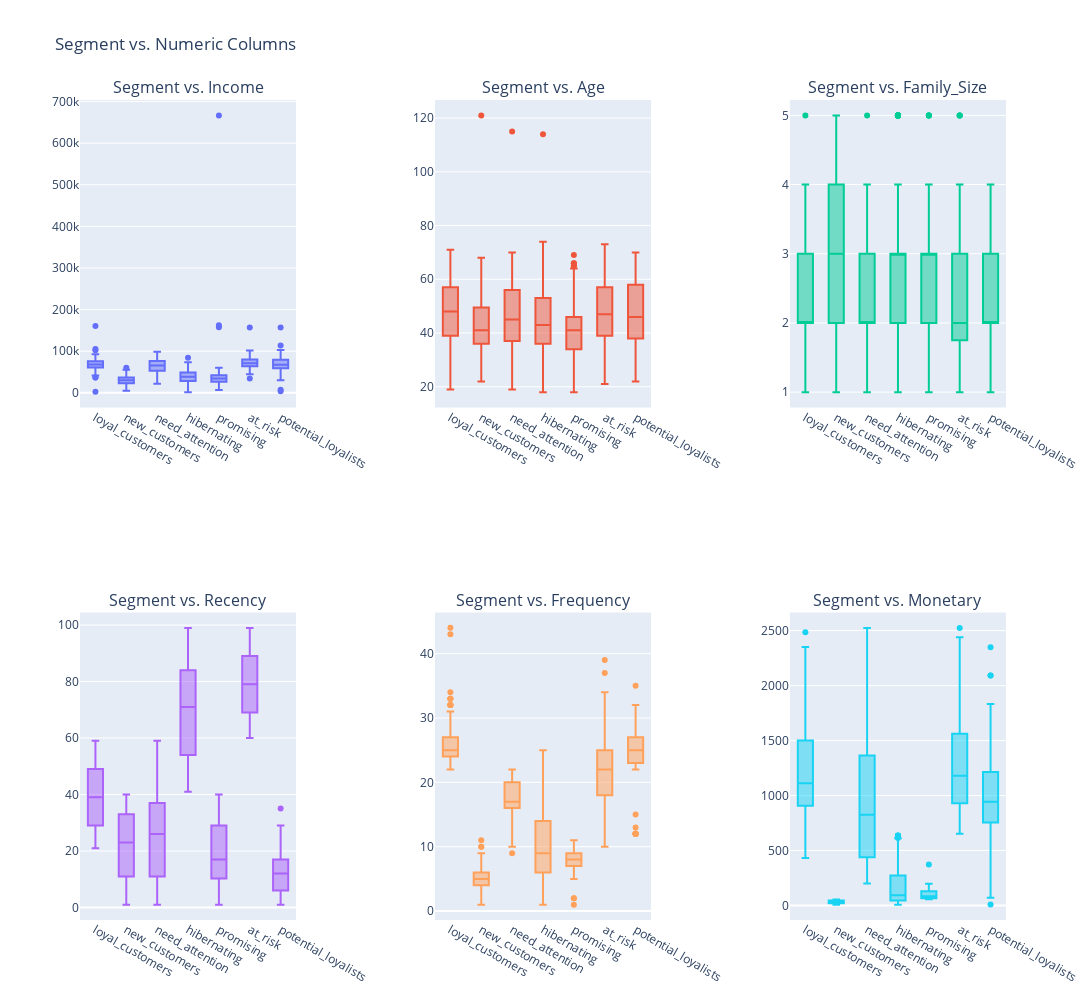

Write notebook code for a chart like this one.
### Code cell
columns = ["Income", "Age", "Family_Size", "Recency", "Frequency", "Monetary"]

fig = make_subplots(rows=2, cols=3, subplot_titles=[f'Segment vs. {column}' for column in columns], horizontal_spacing=0.15)

for i, column in enumerate(columns):
    row = i // 3 + 1
    col = i % 3 + 1
    trace = go.Box(y=df[column], x=df["Segment"], name=f'Segment vs. {column}')
    fig.add_trace(trace, row=row, col=col)
fig.update_layout(
    showlegend=False,
    height=1000,
    width=1500,
    title_text="Segment vs. Numeric Columns",
)

fig.show()

### Figure 1 — Plotly figure (JSON) as saved in the notebook; plotly's stock layout.template omitted (floating-point values rounded to 4 significant figures; data arrays with more than 128 entries replaced by an {"elided": "..."} marker saying what was removed)
{"data": [{"name": "Segment vs. Income", "type": "box", "x": {"elided": "2184 str values"}, "xaxis": "x", "y": {"elided": "2184 int values"}, "yaxis": "y"}, {"name": "Segment vs. Age", "type": "box", "x": {"elided": "2184 str values"}, "xaxis": "x2", "y": {"elided": "2184 int values"}, "yaxis": "y2"}, {"name": "Segment vs. Family_Size", "type": "box", "x": {"elided": "2184 str values"}, "xaxis": "x3", "y": {"elided": "2184 int values"}, "yaxis": "y3"}, {"name": "Segment vs. Recency", "type": "box", "x": {"elided": "2184 str values"}, "xaxis": "x4", "y": {"elided": "2184 int values"}, "yaxis": "y4"}, {"name": "Segment vs. Frequency", "type": "box", "x": {"elided": "2184 str values"}, "xaxis": "x5", "y": {"elided": "2184 int values"}, "yaxis": "y5"}, {"name": "Segment vs. Monetary", "type": "box", "x": {"elided": "2184 str values"}, "xaxis": "x6", "y": {"elided": "2184 int values"}, "yaxis": "y6"}], "layout": {"annotations": [{"font": {"size": 16}, "showarrow": false, "text": "Segment vs. Income", "x": 0.1167, "xanchor": "center", "xref": "paper", "y": 1, "yanchor": "bottom", "yref": "paper"}, {"font": {"size": 16}, "showarrow": false, "text": "Segment vs. Age", "x": 0.5, "xanchor": "center", "xref": "paper", "y": 1, "yanchor": "bottom", "yref": "paper"}, {"font": {"size": 16}, "showarrow": false, "text": "Segment vs. Family_Size", "x": 0.8833, "xanchor": "center", "xref": "paper", "y": 1, "yanchor": "bottom", "yref": "paper"}, {"font": {"size": 16}, "showarrow": false, "text": "Segment vs. Recency", "x": 0.1167, "xanchor": "center", "xref": "paper", "y": 0.375, "yanchor": "bottom", "yref": "paper"}, {"font": {"size": 16}, "showarrow": false, "text": "Segment vs. Frequency", "x": 0.5, "xanchor": "center", "xref": "paper", "y": 0.375, "yanchor": "bottom", "yref": "paper"}, {"font": {"size": 16}, "showarrow": false, "text": "Segment vs. Monetary", "x": 0.8833, "xanchor": "center", "xref": "paper", "y": 0.375, "yanchor": "bottom", "yref": "paper"}], "height": 1000, "showlegend": false, "title": {"text": "Segment vs. Numeric Columns"}, "width": 1500, "xaxis": {"anchor": "y", "domain": [0, 0.2333]}, "xaxis2": {"anchor": "y2", "domain": [0.3833, 0.6167]}, "xaxis3": {"anchor": "y3", "domain": [0.7667, 1.0]}, "xaxis4": {"anchor": "y4", "domain": [0, 0.2333]}, "xaxis5": {"anchor": "y5", "domain": [0.3833, 0.6167]}, "xaxis6": {"anchor": "y6", "domain": [0.7667, 1.0]}, "yaxis": {"anchor": "x", "domain": [0.625, 1]}, "yaxis2": {"anchor": "x2", "domain": [0.625, 1]}, "yaxis3": {"anchor": "x3", "domain": [0.625, 1]}, "yaxis4": {"anchor": "x4", "domain": [0, 0.375]}, "yaxis5": {"anchor": "x5", "domain": [0, 0.375]}, "yaxis6": {"anchor": "x6", "domain": [0, 0.375]}}}
